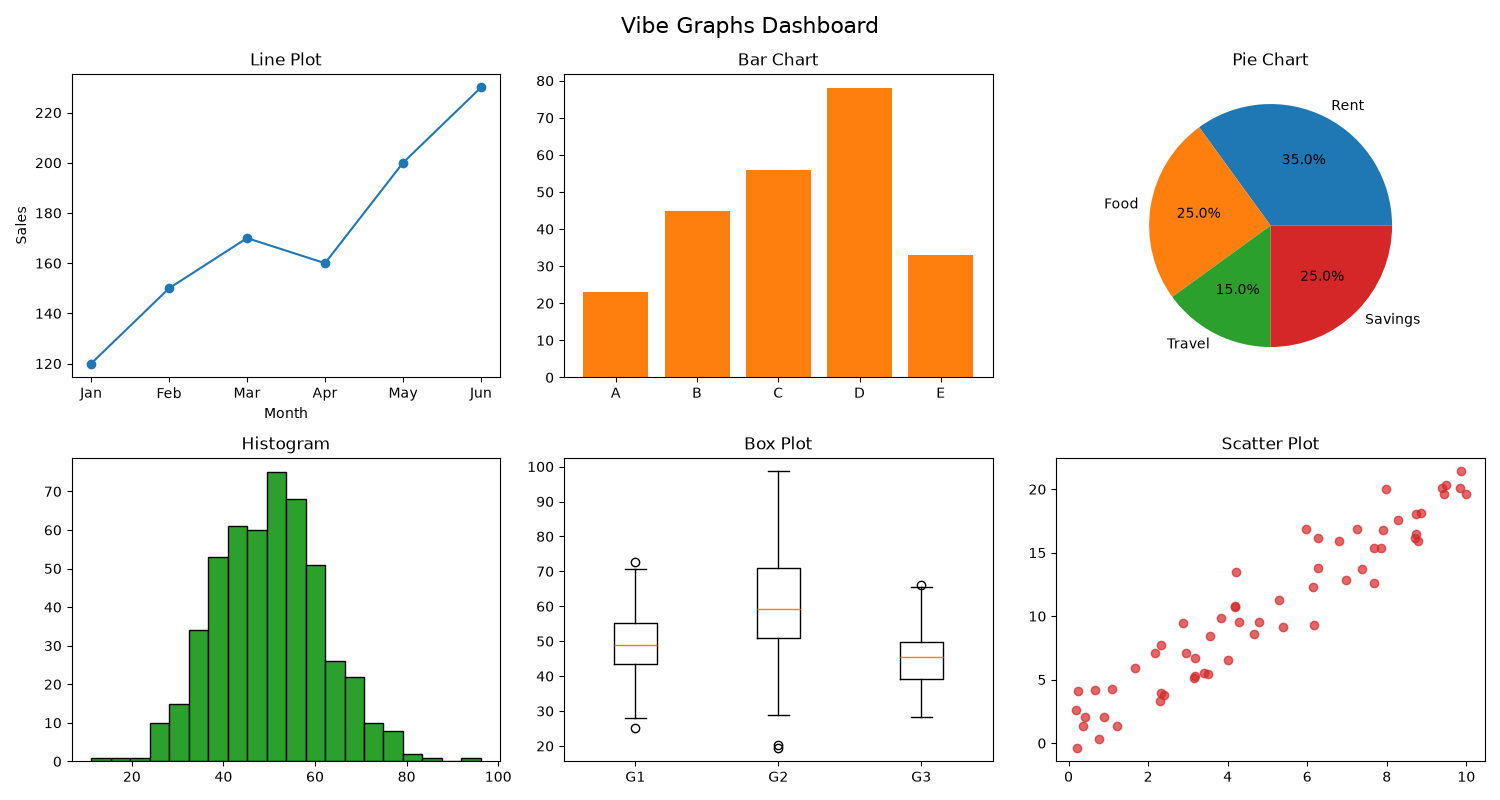

Source code (Python):
import numpy as np
import matplotlib.pyplot as plt

np.random.seed(42)

# Sample data
months = ["Jan", "Feb", "Mar", "Apr", "May", "Jun"]
sales = [120, 150, 170, 160, 200, 230]

categories = ["A", "B", "C", "D", "E"]
values = [23, 45, 56, 78, 33]

pie_labels = ["Rent", "Food", "Travel", "Savings"]
pie_sizes = [35, 25, 15, 25]

hist_data = np.random.normal(50, 12, 500)

box_data = [np.random.normal(m, s, 100) for m, s in [(50, 10), (60, 15), (45, 8)]]

x = np.random.rand(60) * 10
y = 2 * x + np.random.randn(60) * 2

# Subplots (2 rows x 3 cols)
fig, axes = plt.subplots(2, 3, figsize=(15, 8))
fig.suptitle("Vibe Graphs Dashboard", fontsize=16)

# 1) Line plot
axes[0, 0].plot(months, sales, marker="o", color="tab:blue")
axes[0, 0].set_title("Line Plot")
axes[0, 0].set_xlabel("Month")
axes[0, 0].set_ylabel("Sales")

# 2) Bar chart
axes[0, 1].bar(categories, values, color="tab:orange")
axes[0, 1].set_title("Bar Chart")

# 3) Pie chart
axes[0, 2].pie(pie_sizes, labels=pie_labels, autopct="%1.1f%%")
axes[0, 2].set_title("Pie Chart")

# 4) Histogram
axes[1, 0].hist(hist_data, bins=20, color="tab:green", edgecolor="black")
axes[1, 0].set_title("Histogram")

# 5) Box plot
axes[1, 1].boxplot(box_data, tick_labels=["G1", "G2", "G3"])
axes[1, 1].set_title("Box Plot")

# 6) Scatter plot
axes[1, 2].scatter(x, y, color="tab:red", alpha=0.7)
axes[1, 2].set_title("Scatter Plot")

plt.tight_layout()
plt.savefig("vibe_graphs.png")
plt.show()
